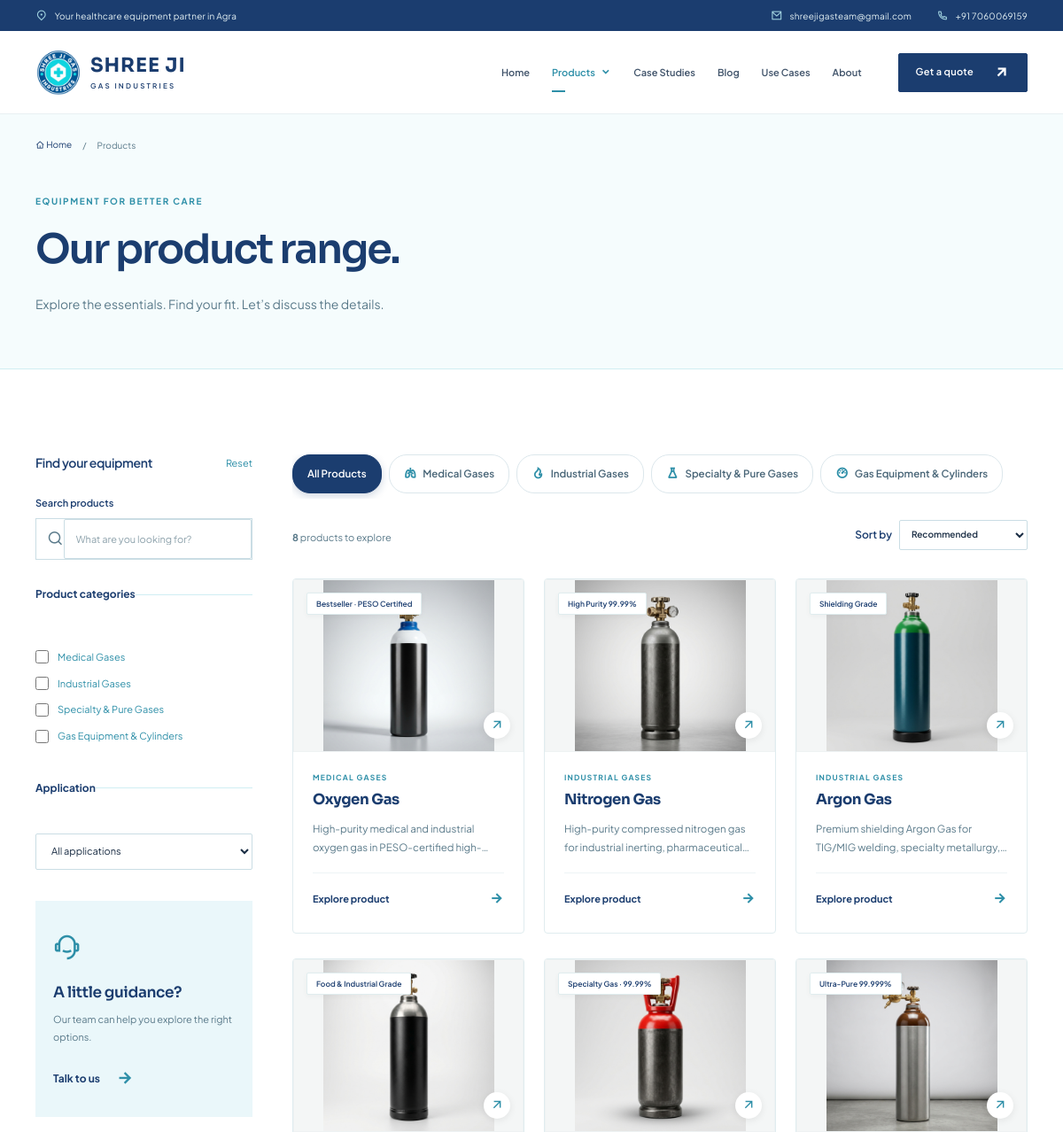
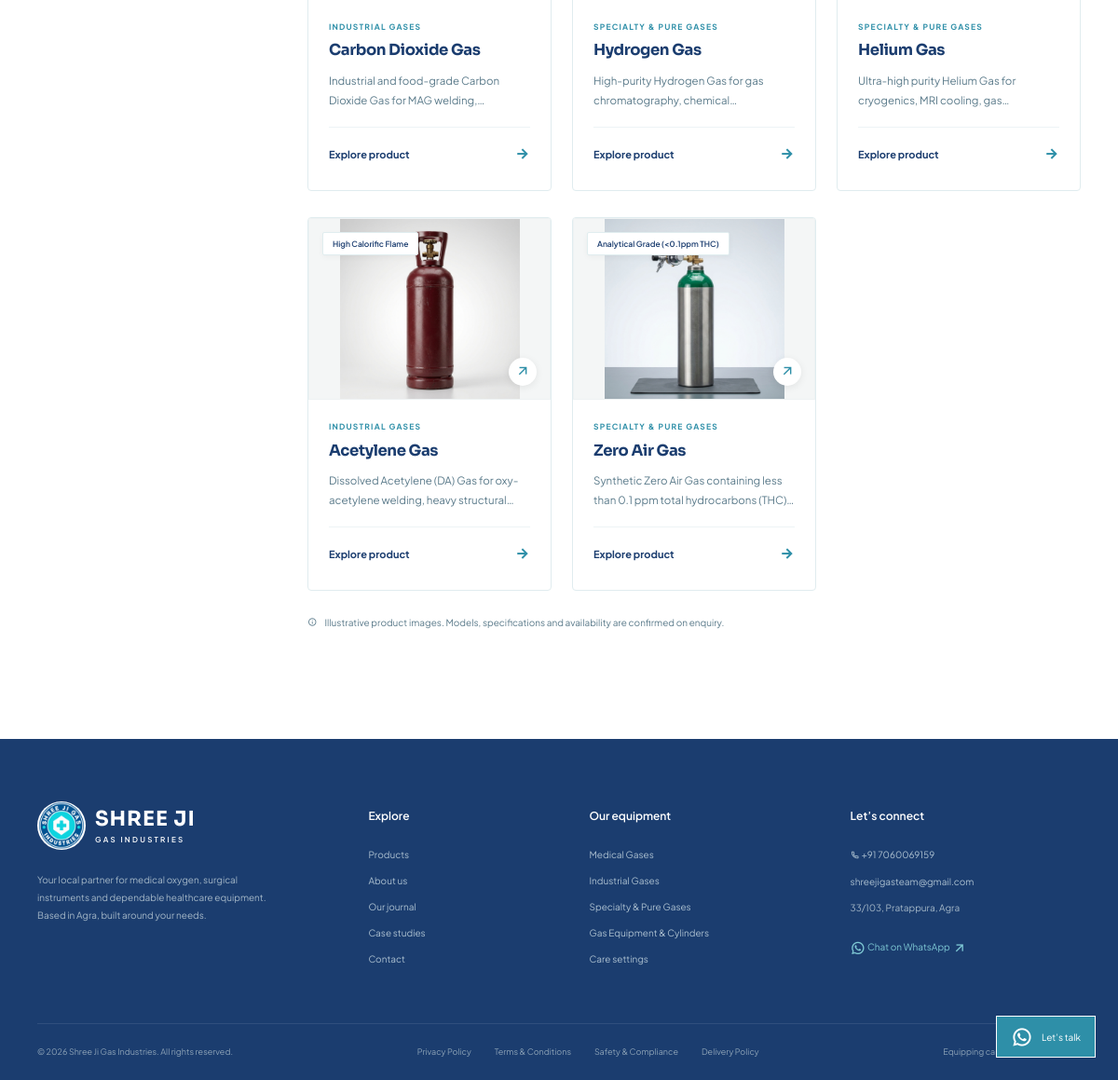
Page /products on the committed database (2 pictures, top to bottom).
### tables this page shows
CREATE TABLE `categories` (
  `id` int(11) NOT NULL AUTO_INCREMENT,
  `parent_id` int(11) DEFAULT NULL,
  `name` varchar(255) NOT NULL,
  `slug` varchar(255) NOT NULL,
  `icon` varchar(100) DEFAULT 'first-aid-kit-line',
  `description` text DEFAULT NULL,
  `sort_order` int(11) DEFAULT 0,
  PRIMARY KEY (`id`),
  UNIQUE KEY `slug` (`slug`)
);

CREATE TABLE `products` (
  `id` int(11) NOT NULL AUTO_INCREMENT,
  `cat_id` int(11) DEFAULT NULL,
  `name` varchar(255) NOT NULL,
  `slug` varchar(255) NOT NULL,
  `short_desc` text DEFAULT NULL,
  `description` text DEFAULT NULL,
  `specs` longtext DEFAULT NULL CHECK (json_valid(`specs`)),
  `tags` text DEFAULT NULL,
  `thumbnail` text DEFAULT NULL,
  `image_alt` varchar(255) DEFAULT NULL,
  `gallery` longtext DEFAULT NULL CHECK (json_valid(`gallery`)),
  `brochure_pdf` text DEFAULT NULL,
  `applications` text DEFAULT NULL,
  `faqs` text DEFAULT NULL,
  `features` text DEFAULT NULL,
  `is_featured` int(11) DEFAULT 0,
  `badge_label` varchar(100) DEFAULT NULL,
  `badge_type` varchar(40) DEFAULT NULL,
  `mfc_date` varchar(100) DEFAULT NULL,
  `exp_date` varchar(100) DEFAULT NULL,
  `keywords` text DEFAULT NULL,
  `status` varchar(30) DEFAULT 'draft',
  `sort_order` int(11) DEFAULT 0,
  `created_at` datetime DEFAULT current_timestamp(),
  PRIMARY KEY (`id`),
  UNIQUE KEY `slug` (`slug`)
);

### controllers/ProductController.php (called while the page is built, shortened)
<?php
final class ProductController
{
    public function dispatch(string $path): void {
        $parts = explode('/', $path); $categories = allCategories();
        $category = isset($parts[1]) ? (new ContentModel('categories'))->bySlug($parts[1]) : null;
        $all = (new ContentModel('products'))->all(true);
        $products = $category ? array_values(array_filter($all,fn($p)=>$p['cat_id']==$category['id'])) : $all;
        view('product/index',['title'=>$category['name'] ?? 'Our product range','products'=>$products,'categories'=>$categories,'category'=>$category,'pageKey'=>'/'.$path]);
    }
}

### config/database.php (called while the page is built, shortened)
<?php
final class Database
{
    private static ?PDO $connection = null;
    public static function get(): PDO
    {
        if (self::$connection) return self::$connection;
        if (DB_DRIVER === 'mysql') {
            $hosts = [DB_HOST];
            if (DB_HOST === 'localhost') {
                $hosts[] = '127.0.0.1';
            } elseif (DB_HOST === '127.0.0.1') {
                $hosts[] = 'localhost';
            }
            foreach ($hosts as $host) {
                $dsn = 'mysql:host=' . $host . ';port=' . DB_PORT . ';dbname=' . DB_NAME . ';charset=utf8mb4';
                try {
                    self::$connection = new PDO($dsn, DB_USER, DB_PASS, self::options());
                    return self::$connection;
                } catch (PDOException $e) {
                    $lastException = $e;
                }
            }
        }
        return self::$connection;
    }
    private static function options(): array
    {
        return [PDO::ATTR_ERRMODE => PDO::ERRMODE_EXCEPTION, PDO::ATTR_DEFAULT_FETCH_MODE => PDO::FETCH_ASSOC, PDO::ATTR_EMULATE_PREPARES => false];
    }
}

### models/Setting.php (called while the page is built, shortened)
<?php
final class Setting
{
    private static ?array $cache = null;
    public static function get(string $key, string $default = ''): string {
        if (self::$cache === null) self::$cache = Database::get()->query('SELECT `key`, `value` FROM settings')->fetchAll(PDO::FETCH_KEY_PAIR);
        return (string)(self::$cache[$key] ?? $default);
    }
}

### models/ContentModel.php (called while the page is built, shortened)
<?php
class ContentModel
{
    public function all(bool $published = false): array {
        $sql = 'SELECT * FROM ' . $this->table;
        if ($published && in_array($this->table, ['products','blog_posts','case_studies','use_cases','pages'])) $sql .= " WHERE status = 'published'";
        $sql .= in_array($this->table, ['categories','blog_categories','products','testimonials','client_logos']) ? ' ORDER BY sort_order, id DESC' : ' ORDER BY id DESC';
        return Database::get()->query($sql)->fetchAll();
    }
    public function find(int $id): ?array { $stmt = Database::get()->prepare('SELECT * FROM ' . $this->table . ' WHERE id = ?'); $stmt->execute([$id]); return $stmt->fetch() ?: null; }
}

### models/Section.php (called while the page is built, shortened)
<?php
final class Section
{
    public static function all(bool $active = false): array {
        $rows = Database::get()->query('SELECT * FROM sections' . ($active ? ' WHERE is_active = 1' : '') . ' ORDER BY sort_order, id')->fetchAll();
        $defaults = require ROOT.'/config/section-content.php';
        foreach ($rows as &$row) {
            $extra = $defaults[$row['section_key']] ?? [];
            $row['fields'] = array_replace($extra['fields'] ?? [], json_decode($row['data'], true) ?: []);
        }
        return $rows;
    }
    public static function find(string $key): ?array { foreach (self::all() as $row) if ($row['section_key'] === $key) return $row; return null; }
}

### config/section-content.php (called while the page is built)
<?php
return [
    'process' => [
        'fields' => ['note' => 'Already have a product list? Share model references, quantities and any specifications with your enquiry.'],
        'items' => [
            'Tell us about your need' => ['icon'=>'chat-1-line', 'point_1'=>'Your care setting and intended application', 'point_2'=>'Required quantity and preferred timeline'],
            'Explore suitable options' => ['icon'=>'search-eye-line', 'point_1'=>'Product details, fittings and accessories', 'point_2'=>'Questions for your clinical or technical team'],
            'Decide with clarity' => ['icon'=>'file-list-3-line', 'point_1'=>'Confirm the model and written specifications', 'point_2'=>'Discuss availability and the next steps'],
        ],
    ],
    'guidance' => [
        'fields' => ['image'=>'assets/images/surgery.jpg', 'image_alt'=>'Healthcare professionals working in a clinical setting', 'image_caption'=>'The right details make a better starting point.', 'note'=>'A little preparation helps us understand your requirements more clearly.'],
        'items' => [
            'Care setting' => ['point_1'=>'Hospital, clinic or supervised home care', 'point_2'=>'Who will use and manage the equipment'],
            'Compatibility' => ['point_1'=>'Existing equipment and model references', 'point_2'=>'Connections, fittings and accessories'],
            'Product information' => ['point_1'=>'Specifications and available documentation', 'point_2'=>'Questions to confirm before choosing'],
            'Local conversation' => ['point_1'=>'Your location and preferred contact details', 'point_2'=>'Quantity, timeline and follow-up questions'],
        ],
    ],
    'partnership' => [
        'fields' => [
            'items' => [
                ['icon'=>'chat-1-line','title'=>'Start with your requirements','body'=>'Tell us what you need, even if you are still exploring the options.'],
                ['icon'=>'file-list-3-line','title'=>'Bring the details together','body'=>'Share your product list, model references or questions in one conversation.'],
                ['icon'=>'map-pin-2-line','title'=>'Connect with our Agra team','body'=>'Call, send an enquiry or find directions to our Pratappura address.'],
            ],
        ],
    ],
];

### views/partials/product-card.php (the view)
<?php $cat=(new ContentModel('categories'))->find((int)$product['cat_id']); ?>
<article class="product-card" data-id="<?= (int)($product['id'] ?? 0) ?>" data-name="<?= e(strtolower($product['name'].' '.$product['short_desc'].' '.$product['tags'])) ?>" data-category="<?= (int)$product['cat_id'] ?>" data-tags="<?= e(strtolower($product['tags'])) ?>"><a class="product-card__image" href="<?= url('products/'.$product['slug']) ?>"><img src="<?= photo($product['thumbnail']) ?>" alt="<?= e($product['image_alt']?:$product['name']) ?>" loading="lazy" width="640" height="480"><?php if($product['badge_label']): ?><span class="product-badge"><?= e($product['badge_label']) ?></span><?php endif ?><span class="product-card__image-arrow"><?= icon('arrow-right-up-line') ?></span></a><div class="product-card__content"><span class="eyebrow"><?= e($cat['name']??'Equipment') ?></span><h3><a href="<?= url('products/'.$product['slug']) ?>"><?= e($product['name']) ?></a></h3><p><?= e($product['short_desc']) ?></p><a class="text-link" href="<?= url('products/'.$product['slug']) ?>">Explore product <?= icon('arrow-right-line') ?></a></div></article>

### views/product/index.php (shortened to what this page needs)
<?php
$cEyebrow = $catEyebrow ?? (setting('catalogue_eyebrow') ?: 'EQUIPMENT FOR BETTER CARE');
$cTitle = $catTitle ?? ($category ? $title : (setting('catalogue_title') ?: $title));
$cDesc = $catDesc ?? (setting('catalogue_desc') ?: 'Explore the essentials. Find your fit. Let’s discuss the details.');
$cGuideTitle = $catGuideTitle ?? (setting('catalogue_guidance_title') ?: 'A little guidance?');
$cGuideDesc = $catGuideDesc ?? (setting('catalogue_guidance_desc') ?: 'Our team can help you explore the right options.');
$cGuideBtn = $catGuideBtn ?? (setting('catalogue_guidance_btn') ?: 'Talk to us');
?>
<div class="page-hero">
    <div class="container">
        <nav class="breadcrumb" aria-label="Breadcrumb">
            <a href="<?= url() ?>"><?= icon('home-4-line') ?> Home</a>
            <span>/</span>
            <span>Products<?= $category ? ' / '.e($category['name']) : '' ?></span>
        </nav>
        <span class="eyebrow" data-preview="catalogue_eyebrow"><?= e($cEyebrow) ?></span>
        <h1><span data-preview="catalogue_title"><?= e($cTitle) ?></span><span>.</span></h1>
        <p data-preview="catalogue_desc"><?= e($cDesc) ?></p>
    </div>
</div>
<section class="section">
    <div class="container catalogue-layout" id="productCatalogue">
        <aside class="filter-panel">
            <div class="filter-panel__title">
                <h2>Find your equipment</h2>
                <button type="button" class="filter-clear" id="clearFilters">Reset</button>
            </div>
            <label for="productSearch">Search products</label>
            <div class="search-field">
                <?= icon('search-line') ?>
                <input type="search" id="productSearch" placeholder="What are you looking for?" value="<?= e($_GET['q'] ?? '') ?>">
            </div>
            <fieldset>
                <legend>Product categories</legend>
                <?php foreach($categories as $cat): ?>
                    <label class="checkbox-label">
                        <input type="checkbox" class="category-filter" value="<?= (int)$cat['id'] ?>" <?= $category && $category['id'] === $cat['id'] ? 'checked' : '' ?>>
                        <span><?= e($cat['name']) ?></span>
                    </label>
                <?php endforeach ?>
            </fieldset>
            <fieldset>
                <legend>Application</legend>
                <select id="tagFilter" aria-label="Filter by application">
                    <option value="">All applications</option>
                </select>
            </fieldset>
            <div class="filter-help">
                <?= icon('customer-service-2-line') ?>
                <h3 data-preview="catalogue_guidance_title"><?= e($cGuideTitle) ?></h3>
                <p data-preview="catalogue_guidance_desc"><?= e($cGuideDesc) ?></p>
                <a class="text-link" href="<?= url('contact') ?>" data-preview="catalogue_guidance_btn"><?= e($cGuideBtn) ?> <?= icon('arrow-right-line') ?></a>
            </div>
        </aside>
        <div class="catalogue-results">
            <div class="catalogue-category-pills" aria-label="Category shortcuts">
                <a href="<?= url('products') ?>" class="cat-pill <?= !$category ? 'is-active' : '' ?>">
                    <span>All Products</span>
                </a>
                <?php foreach($categories as $cat): ?>
                    <a href="<?= url('categories/'.$cat['slug']) ?>" class="cat-pill <?= ($category && $category['id'] === $cat['id']) ? 'is-active' : '' ?>">
                        <?= icon($cat['icon'] ?? 'apps-2-line') ?>
                        <span><?= e($cat['name']) ?></span>
                    </a>
                <?php endforeach ?>
            </div>
            <div class="results-bar">
                <span><strong id="resultCount"><?= count($products) ?></strong> products to explore</span>
                <label>Sort by
                    <select id="productSort">
                        <option value="default">Recommended</option>
                    </select>
                </label>
            </div>
            <div class="product-grid" id="productGrid">
                <?php foreach($products as $product) productCard($product); ?>
            </div>
            <p class="product-footnote">
                <?= icon('information-line') ?> Illustrative product images. Models, specifications and availability are confirmed on enquiry.
            </p>
        </div>
    </div>
</section>

### helpers/functions.php (shortened to what this page needs)
<?php
function e(mixed $value): string { return htmlspecialchars((string)($value ?? ''), ENT_QUOTES | ENT_SUBSTITUTE, 'UTF-8'); }
function url(string $path = ''): string { return BASE_PATH . '/' . ltrim($path, '/'); }
function icon(string $name, string $class = ''): string { return '<i class="ri-' . e(preg_replace('/[^a-z0-9-]/', '', $name)) . ' ' . e($class) . '" aria-hidden="true"></i>'; }
function setting(string $key, string $default = ''): string { return Setting::get($key, $default); }
function photo(string $path): string { return preg_match('#^https://#', $path) ? $path : url($path ?: 'assets/images/equipment.webp'); }
function safeLink(string $link): string { return preg_match('#^(https://|mailto:|tel:|/|\#)#i', $link) && !str_starts_with($link, '//') ? $link : url($link); }
function view(string $template, array $data = [], string $layout = 'main'): void {
    extract($data, EXTR_SKIP);
    ob_start(); require ROOT . '/views/' . $template . '.php'; $content = ob_get_clean();
    require ROOT . '/views/layouts/' . $layout . '.php';
}
function allCategories(): array { return (new ContentModel('categories'))->all(); }
function productCard(array $product): void { require ROOT . '/views/partials/product-card.php'; }

### views/partials/footer.php
<?php $footer=$footerPreview??Section::find('footer'); $f=$footer['fields']??[]; ?>
<footer class="site-footer"><div class="container"><div class="footer-grid"><div class="footer-about"><a class="brand brand--light" href="<?= url() ?>"><img src="<?= photo(setting('logo')) ?>" width="54" height="54" alt="Shree Ji Gas Industries"><span><strong>SHREE JI</strong><small>GAS INDUSTRIES</small></span></a><p><?= e($f['body']??setting('description')) ?></p><div class="social-links"><?php foreach(['facebook','instagram','linkedin'] as $social): if(setting($social)): ?><a href="<?= e(safeLink(setting($social))) ?>" aria-label="<?= e(ucfirst($social)) ?>" target="_blank" rel="noopener"><?= icon($social.'-line') ?></a><?php endif; endforeach ?></div></div><div><h3>Explore</h3><?php foreach($f['quick_links']??[] as $link): ?><a href="<?= e(safeLink($link['url'])) ?>"><?= e($link['title']) ?></a><?php endforeach ?></div><div><h3>Our equipment</h3><?php foreach(allCategories() as $cat): ?><a href="<?= url('categories/'.$cat['slug']) ?>"><?= e($cat['name']) ?></a><?php endforeach ?><a href="<?= url('use-cases') ?>">Care settings</a></div><div><h3>Let’s connect</h3><a href="tel:<?= e(preg_replace('/\s/','',setting('phone'))) ?>"><?= icon('phone-line') ?> <?= e(setting('phone')) ?></a><a href="mailto:<?= e(setting('email')) ?>"><?= e(setting('email')) ?></a><p><?= e(setting('address')) ?></p><a class="footer-whatsapp" href="https://wa.me/<?= e(preg_replace('/\D/','',setting('whatsapp'))) ?>" target="_blank" rel="noopener"><?= icon('whatsapp-line') ?> Chat on WhatsApp <?= icon('arrow-right-up-line') ?></a></div></div><div class="footer-bottom"><span>© <?= date('Y') ?> Shree Ji Gas Industries. All rights reserved.</span><div class="footer-bottom__links"><a href="<?= url('privacy') ?>">Privacy Policy</a><a href="<?= url('terms') ?>">Terms & Conditions</a><a href="<?= url('compliance') ?>">Safety & Compliance</a><a href="<?= url('shipping-policy') ?>">Delivery Policy</a></div><span>Equipping care across Agra & NCR.</span></div></div></footer>

### rows in the picture
categories: name "Medical Gases"
categories: name "Industrial Gases"
categories: name "Specialty & Pure Gases"
categories: name "Gas Equipment & Cylinders"
products: thumbnail (picture), badge_label "Bestseller · PESO Certified", categories.name "MEDICAL GASES", name "Oxygen Gas", short_desc "High-purity medical and industrial oxygen gas in…"
products: thumbnail (picture), badge_label "High Purity 99.99%", categories.name "INDUSTRIAL GASES", name "Nitrogen Gas", short_desc "High-purity compressed nitrogen gas for industrial inerting,…"
products: thumbnail (picture), badge_label "Shielding Grade", categories.name "INDUSTRIAL GASES", name "Argon Gas", short_desc "Premium shielding Argon Gas for TIG/MIG welding, specialty…"
products: thumbnail (picture), badge_label "Food & Industrial Grade", categories.name "INDUSTRIAL GASES", name "Carbon Dioxide Gas", short_desc "Industrial and food-grade Carbon Dioxide Gas for MAG…"
products: thumbnail (picture), badge_label "Specialty Gas · 99.99%", categories.name "SPECIALTY & PURE GASES", name "Hydrogen Gas", short_desc "High-purity Hydrogen Gas for gas chromatography,…"
products: thumbnail (picture), badge_label "Ultra-Pure 99.999%", categories.name "SPECIALTY & PURE GASES", name "Helium Gas", short_desc "Ultra-high purity Helium Gas for cryogenics, MRI cooling,…"
products: thumbnail (picture), badge_label "High Calorific Flame", categories.name "INDUSTRIAL GASES", name "Acetylene Gas", short_desc "Dissolved Acetylene (DA) Gas for oxy-acetylene welding, heavy…"
products: thumbnail (picture), badge_label "Analytical Grade (<0.1ppm THC)", categories.name "SPECIALTY & PURE GASES", name "Zero Air Gas", short_desc "Synthetic Zero Air Gas containing less than 0.1 ppm total hydrocarbons…"

### other values in the picture
setting('email') "shreejigasteam@gmail.com"
setting('phone') "+91 7060069159"
$label "Home"
$label "Case Studies"
$label "Blog"
$label "Use Cases"
$label "About"
$cEyebrow "EQUIPMENT FOR BETTER CARE"
$cTitle "Our product range"
$cDesc "Explore the essentials. Find your fit. Let’s discuss the details."
$cGuideTitle "A little guidance?"
$cGuideDesc "Our team can help you explore the right options."
$cGuideBtn "Talk to us"
count($products) "8"
$f['body'] "Your local partner for medical oxygen, surgical instruments and dependable healthcare equipment. Based in Agra, built around your needs."
